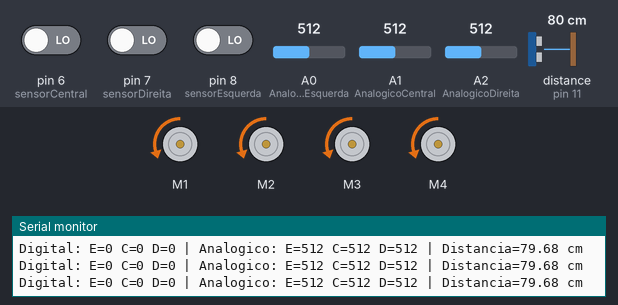
The sketch below on a simulated Arduino Uno, built with avr-gcc and run on an emulated ATmega328P. Shown: 4 × DC motor (green arrow = forward, orange = backward, longer = faster), the last lines printed to the serial monitor. Wiring (inferred from the names in the program): ultrasonic range finder: trigger pin 10; echo pin 11. The inputs (shaded band) are chosen by the test bench; at power-on: pin 7 (sensorDireita) LOW, pin 6 (sensorCentral) LOW, A2 (AnalogicoDireita) = 512, distance to the obstacle (sensor on pin 11) 80 cm, pin 8 (sensorEsquerda) LOW, A0 (AnalogicoEsquerda) = 512, A1 (AnalogicoCentral) = 512. The echo pulse lasts 58.3 µs per cm.

Above: at 2.2 s.
2.3 s: pin 7 (sensorDireita) driven HIGH
At 3.5 s:
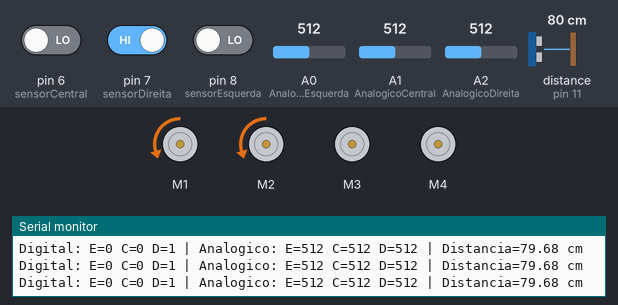
3.8 s: pin 6 (sensorCentral) driven HIGH
At 3.98 s:
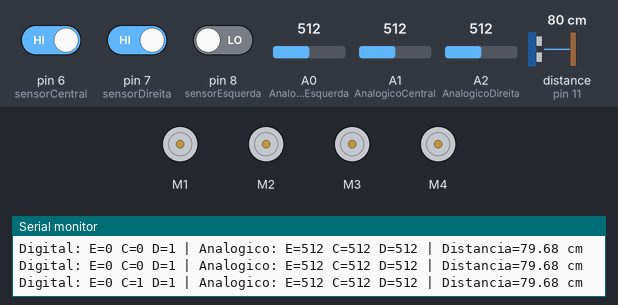
6.8 s: A2 (AnalogicoDireita) set to 344
9.8 s: A2 (AnalogicoDireita) set to 313
12.8 s: distance to the obstacle (sensor on pin 11) set to 2 cm
At 14.5 s:
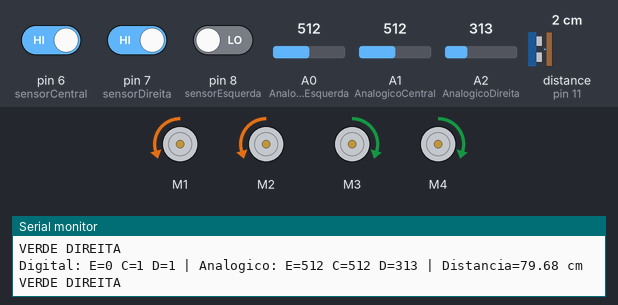
15.8 s: distance to the obstacle (sensor on pin 11) set to 13 cm
18.8 s: distance to the obstacle (sensor on pin 11) set to 17 cm
At 19.5 s:
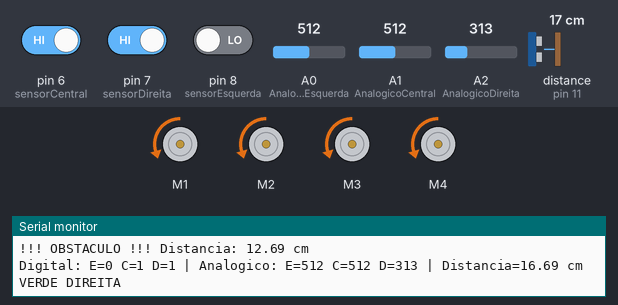
Timing chart, 0 to 22.8 s (numbered marks = the images above; inputs shaded):
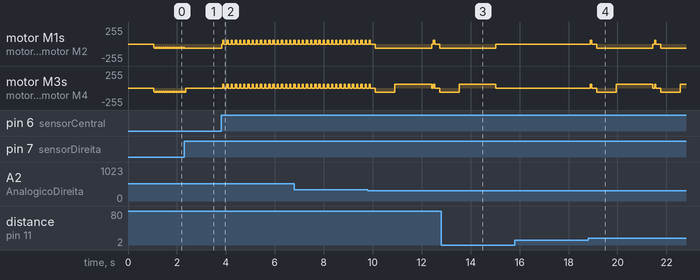

The sketch:

teste.ino
```cpp
#include <Arduino.h>
#include <Wire.h>
#include <Adafruit_MotorShield.h>

// =====================================================
// PINOS DOS SENSORES
// =====================================================

#define sensorEsquerda 8
#define sensorDireita  7
#define sensorCentral  6

#define AnalogicoEsquerda A0
#define AnalogicoCentral  A1
#define AnalogicoDireita  A2

// =====================================================
// SENSOR ULTRASSÔNICO
// =====================================================

#define trigPin 10
#define echoPin 11

// Distância mínima para parar o robô
// em centímetros
const float distanciaObstaculo = 15.0;

// Intervalo entre leituras do ultrassônico
// em milissegundos
const unsigned long intervaloUltrassonico = 50;

unsigned long ultimaLeituraUltrassonico = 0;

// =====================================================
// ESTADOS DOS SENSORES
// =====================================================

// ATENÇÃO:
// Se o teste mostrar que o sensor fornece 0 no PRETO
// e 1 no BRANCO, troque para:
//
// const int BRANCO = 1;
// const int PRETO  = 0;

const int BRANCO = 0;
const int PRETO  = 1;

// =====================================================
// LEITURAS DOS SENSORES
// =====================================================

int valorDigitalEsquerda = 0;
int valorDigitalCentral  = 0;
int valorDigitalDireita  = 0;

int valorAnalogicoEsquerda = 0;
int valorAnalogicoCentral  = 0;
int valorAnalogicoDireita  = 0;

// =====================================================
// ULTRASSÔNICO
// =====================================================

unsigned long duration = 0;
float distance = 999.0;

// Indica se existe obstáculo
bool obstaculoDetectado = false;

// =====================================================
// CONTADORES
// =====================================================

int leituraVerde = 0;
int leituraPreto = 0;
int cont = 0;

// =====================================================
// CALIBRAÇÃO DO VERDE
// =====================================================

// Esses valores são apenas iniciais.
// Devem ser ajustados de acordo com seus sensores.

const int verde_min = 89;
const int verde_max = 325;

// =====================================================
// MOTOR SHIELD
// =====================================================

Adafruit_MotorShield AFMS = Adafruit_MotorShield();

Adafruit_DCMotor *MotorEsquerdaFrente = AFMS.getMotor(1);
Adafruit_DCMotor *MotorEsquerdaTras   = AFMS.getMotor(2);

Adafruit_DCMotor *MotorDireitaFrente  = AFMS.getMotor(3);
Adafruit_DCMotor *MotorDireitaTras    = AFMS.getMotor(4);

// =====================================================
// VELOCIDADE DOS MOTORES
// =====================================================

const int velocidadeNormal = 60;
const int velocidadeLenta  = 45;

// =====================================================
// SETUP
// =====================================================

void setup() {

  Serial.begin(9600);

  // -----------------------------
  // Sensores digitais
  // -----------------------------

  pinMode(sensorEsquerda, INPUT);
  pinMode(sensorCentral, INPUT);
  pinMode(sensorDireita, INPUT);

  // -----------------------------
  // Sensores analógicos
  // -----------------------------

  pinMode(AnalogicoEsquerda, INPUT);
  pinMode(AnalogicoCentral, INPUT);
  pinMode(AnalogicoDireita, INPUT);

  // -----------------------------
  // Ultrassônico
  // -----------------------------

  pinMode(trigPin, OUTPUT);
  pinMode(echoPin, INPUT);

  digitalWrite(trigPin, LOW);

  // -----------------------------
  // Motor Shield
  // -----------------------------

  if (!AFMS.begin()) {

    Serial.println("ERRO: Motor Shield nao encontrado!");

    while (1);
  }

  // -----------------------------
  // Velocidades
  // -----------------------------

  MotorEsquerdaFrente->setSpeed(velocidadeNormal);
  MotorEsquerdaTras->setSpeed(velocidadeNormal);

  MotorDireitaFrente->setSpeed(velocidadeNormal);
  MotorDireitaTras->setSpeed(velocidadeNormal);

  Parar(0);

  Serial.println("==============================");
  Serial.println("ROBO INICIADO");
  Serial.println("ULTRASSONICO ATIVO");
  Serial.println("==============================");

  delay(1000);
}

// =====================================================
// LOOP PRINCIPAL
// =====================================================

void loop() {

  // ===================================================
  // ATUALIZA SENSOR DE LINHA
  // ===================================================

  leituraSensorInfra();

  // ===================================================
  // ATUALIZA ULTRASSÔNICO
  // ===================================================

  atualizarUltrassonico();

  // ===================================================
  // SE HOUVER OBSTÁCULO, PARA
  // ===================================================

  if (obstaculoDetectado) {

    Parar(0);

    return;
  }

  // ===================================================
  // DEBUG DOS SENSORES
  // ===================================================

  Serial.print("Digital: ");

  Serial.print("E=");
  Serial.print(valorDigitalEsquerda);

  Serial.print(" C=");
  Serial.print(valorDigitalCentral);

  Serial.print(" D=");
  Serial.print(valorDigitalDireita);

  Serial.print(" | Analogico: ");

  Serial.print("E=");
  Serial.print(valorAnalogicoEsquerda);

  Serial.print(" C=");
  Serial.print(valorAnalogicoCentral);

  Serial.print(" D=");
  Serial.print(valorAnalogicoDireita);

  Serial.print(" | Distancia=");

  Serial.print(distance);

  Serial.println(" cm");

  // ===================================================
  // E = BRANCO
  // C = PRETO
  // D = BRANCO
  //
  // Linha está no centro
  // ===================================================

  if (
    valorDigitalEsquerda == BRANCO &&
    valorDigitalCentral == PRETO &&
    valorDigitalDireita == BRANCO
  ) {

    frente(30);
  }

  // ===================================================
  // E = BRANCO
  // C = BRANCO
  // D = PRETO
  //
  // Linha está à direita
  // Corrigir para esquerda
  // ===================================================

  else if (
    valorDigitalEsquerda == BRANCO &&
    valorDigitalCentral == BRANCO &&
    valorDigitalDireita == PRETO
  ) {

    correcaoEsquerda();
  }

  // ===================================================
  // E = PRETO
  // C = BRANCO
  // D = BRANCO
  //
  // Linha está à esquerda
  // Corrigir para direita
  // ===================================================

  else if (
    valorDigitalEsquerda == PRETO &&
    valorDigitalCentral == BRANCO &&
    valorDigitalDireita == BRANCO
  ) {

    correcaoDireita();
  }

  // ===================================================
  // E = BRANCO
  // C = BRANCO
  // D = BRANCO
  //
  // Nenhum sensor encontrou a linha
  // ===================================================

  else if (
    valorDigitalEsquerda == BRANCO &&
    valorDigitalCentral == BRANCO &&
    valorDigitalDireita == BRANCO
  ) {

    tresBrancos(20);
  }

  // ===================================================
  // E = PRETO
  // C = PRETO
  // D = BRANCO
  //
  // Possível curva para esquerda / verde
  // ===================================================

  else if (
    valorDigitalEsquerda == PRETO &&
    valorDigitalCentral == PRETO &&
    valorDigitalDireita == BRANCO
  ) {

    Parar(50);

    tras();
    delay(50);

    Parar(50);

    leituraSensorInfra();

    if (detectouVerdeEsquerda()) {

      Serial.println("VERDE ESQUERDA");

      CurvaEsquerda();
    }
  }

  // ===================================================
  // E = BRANCO
  // C = PRETO
  // D = PRETO
  //
  // Possível curva para direita / verde
  // ===================================================

  else if (
    valorDigitalEsquerda == BRANCO &&
    valorDigitalCentral == PRETO &&
    valorDigitalDireita == PRETO
  ) {

    Parar(50);

    tras();
    delay(50);

    Parar(50);

    leituraSensorInfra();

    if (detectouVerdeDireita()) {

      Serial.println("VERDE DIREITA");

      CurvaDireita();
    }
  }

  // ===================================================
  // E = PRETO
  // C = PRETO
  // D = PRETO
  //
  // Cruzamento ou curva de 180°
  // ===================================================

  else if (
    valorDigitalEsquerda == PRETO &&
    valorDigitalCentral == PRETO &&
    valorDigitalDireita == PRETO
  ) {

    verificarCruzamento();
  }

  // ===================================================
  // SEGURANÇA
  // ===================================================

  else {

    leituraSensorInfra();
  }

  delay(5);
}

// =====================================================
// LEITURA DOS SENSORES
// =====================================================

void leituraSensorInfra() {

  // -----------------------------
  // Sensores digitais
  // -----------------------------

  valorDigitalEsquerda = digitalRead(sensorEsquerda);

  valorDigitalCentral = digitalRead(sensorCentral);

  valorDigitalDireita = digitalRead(sensorDireita);

  // -----------------------------
  // Sensores analógicos
  // -----------------------------

  valorAnalogicoEsquerda = analogRead(AnalogicoEsquerda);

  valorAnalogicoCentral = analogRead(AnalogicoCentral);

  valorAnalogicoDireita = analogRead(AnalogicoDireita);
}

// =====================================================
// ULTRASSÔNICO
// =====================================================

void atualizarUltrassonico() {

  // Evita ficar lendo o ultrassônico em todos
  // os ciclos do controle de linha.

  if (
    millis() - ultimaLeituraUltrassonico <
    intervaloUltrassonico
  ) {

    return;
  }

  ultimaLeituraUltrassonico = millis();

  // -----------------------------
  // Dispara o sensor
  // -----------------------------

  digitalWrite(trigPin, LOW);

  delayMicroseconds(2);

  digitalWrite(trigPin, HIGH);

  delayMicroseconds(10);

  digitalWrite(trigPin, LOW);

  // -----------------------------
  // Mede o eco
  // -----------------------------
  //
  // Timeout de 10 ms.
  // Aproximadamente até 1,7 m.
  //

  duration = pulseIn(
    echoPin,
    HIGH,
    10000
  );

  // -----------------------------
  // Se não recebeu eco
  // -----------------------------

  if (duration == 0) {

    distance = 999.0;

    obstaculoDetectado = false;

    return;
  }

  // -----------------------------
  // Calcula distância
  // -----------------------------

  distance = (duration * 0.0343) / 2.0;

  // -----------------------------
  // Verifica obstáculo
  // -----------------------------

  if (distance <= distanciaObstaculo) {

    obstaculoDetectado = true;

    Serial.print("!!! OBSTACULO !!! Distancia: ");
    Serial.print(distance);
    Serial.println(" cm");
  }

  else {

    obstaculoDetectado = false;
  }
}

// =====================================================
// VERIFICA VERDE NA ESQUERDA
// =====================================================

bool detectouVerdeEsquerda() {

  return (
    valorAnalogicoEsquerda >= verde_min &&
    valorAnalogicoEsquerda <= verde_max
  );
}

// =====================================================
// VERIFICA VERDE NA DIREITA
// =====================================================

bool detectouVerdeDireita() {

  return (
    valorAnalogicoDireita >= verde_min &&
    valorAnalogicoDireita <= verde_max
  );
}

// =====================================================
// VERIFICA CRUZAMENTO
// =====================================================

void verificarCruzamento() {

  Serial.println("TODOS OS SENSORES PRETOS");

  Parar(100);

  leituraPreto = 0;
  leituraVerde = 0;
  cont = 0;

  // Faz 10 leituras para confirmar

  while (cont < 10) {

    leituraSensorInfra();

    // -----------------------------------------
    // Conta leituras totalmente pretas
    // -----------------------------------------

    if (
      valorDigitalEsquerda == PRETO &&
      valorDigitalCentral == PRETO &&
      valorDigitalDireita == PRETO
    ) {

      leituraPreto++;
    }

    // -----------------------------------------
    // Verifica verde
    // -----------------------------------------

    if (
      detectouVerdeEsquerda() ||
      detectouVerdeDireita()
    ) {

      leituraVerde++;
    }

    cont++;

    delay(10);
  }

  Serial.print("Leituras pretas: ");
  Serial.println(leituraPreto);

  Serial.print("Leituras verdes: ");
  Serial.println(leituraVerde);

  // =================================================
  // DECISÃO
  // =================================================

  if (leituraPreto > leituraVerde) {

    Serial.println("CRUZAMENTO DETECTADO");

    Cruzamento();
  }

  else {

    Serial.println("CURVA 180");

    curva180();
  }
}

// =====================================================
// FRENTE
// =====================================================

void frente(int tempo) {

  MotorEsquerdaFrente->run(BACKWARD);
  MotorEsquerdaTras->run(BACKWARD);

  MotorDireitaFrente->run(BACKWARD);
  MotorDireitaTras->run(BACKWARD);

  delay(tempo);
}

// =====================================================
// PARAR
// =====================================================

void Parar(int tempo) {

  MotorEsquerdaFrente->run(RELEASE);
  MotorEsquerdaTras->run(RELEASE);

  MotorDireitaFrente->run(RELEASE);
  MotorDireitaTras->run(RELEASE);

  delay(tempo);
}

// =====================================================
// RÉ
// =====================================================

void tras() {

  MotorEsquerdaFrente->run(FORWARD);
  MotorEsquerdaTras->run(FORWARD);

  MotorDireitaFrente->run(FORWARD);
  MotorDireitaTras->run(FORWARD);
}

// =====================================================
// CORREÇÃO PARA ESQUERDA
// =====================================================

void correcaoEsquerda() {

  MotorEsquerdaFrente->run(BACKWARD);
  MotorEsquerdaTras->run(BACKWARD);

  MotorDireitaFrente->run(RELEASE);
  MotorDireitaTras->run(RELEASE);

  delay(50);

  leituraSensorInfra();
}

// =====================================================
// CORREÇÃO PARA DIREITA
// =====================================================

void correcaoDireita() {

  MotorDireitaFrente->run(BACKWARD);
  MotorDireitaTras->run(BACKWARD);

  MotorEsquerdaFrente->run(RELEASE);
  MotorEsquerdaTras->run(RELEASE);

  delay(50);

  leituraSensorInfra();
}

// =====================================================
// TODOS BRANCOS
// =====================================================

void tresBrancos(int tempo) {

  // Reduz velocidade

  MotorEsquerdaFrente->setSpeed(velocidadeLenta);
  MotorEsquerdaTras->setSpeed(velocidadeLenta);

  MotorDireitaFrente->setSpeed(velocidadeLenta);
  MotorDireitaTras->setSpeed(velocidadeLenta);

  MotorEsquerdaFrente->run(BACKWARD);
  MotorEsquerdaTras->run(BACKWARD);

  MotorDireitaFrente->run(BACKWARD);
  MotorDireitaTras->run(BACKWARD);

  delay(tempo);

  // Restaura velocidade

  MotorEsquerdaFrente->setSpeed(velocidadeNormal);
  MotorEsquerdaTras->setSpeed(velocidadeNormal);

  MotorDireitaFrente->setSpeed(velocidadeNormal);
  MotorDireitaTras->setSpeed(velocidadeNormal);
}

// =====================================================
// CURVA PARA ESQUERDA
// =====================================================

void CurvaEsquerda() {

  Parar(150);

  // Avança até entrar na curva

  frente(800);

  // Gira para esquerda

  MotorDireitaFrente->run(BACKWARD);
  MotorDireitaTras->run(BACKWARD);

  MotorEsquerdaFrente->run(FORWARD);
  MotorEsquerdaTras->run(FORWARD);

  delay(1500);

  Parar(0);
}

// =====================================================
// CURVA PARA DIREITA
// =====================================================

void CurvaDireita() {

  Parar(150);

  // Avança até entrar na curva

  frente(800);

  // Gira para direita

  MotorDireitaFrente->run(FORWARD);
  MotorDireitaTras->run(FORWARD);

  MotorEsquerdaFrente->run(BACKWARD);
  MotorEsquerdaTras->run(BACKWARD);

  delay(1500);

  Parar(0);
}

// =====================================================
// CRUZAMENTO
// =====================================================

void Cruzamento() {

  Parar(150);

  Serial.println("ATRAVESSANDO CRUZAMENTO");

  frente(1500);

  Parar(0);
}

// =====================================================
// CURVA 180°
// =====================================================

void curva180() {

  Parar(150);

  // Avança um pouco

  frente(800);

  // Giro de 180°

  MotorDireitaFrente->run(FORWARD);
  MotorDireitaTras->run(FORWARD);

  MotorEsquerdaFrente->run(BACKWARD);
  MotorEsquerdaTras->run(BACKWARD);

  delay(2500);

  Parar(0);
}

// =====================================================
// TESTE DE GIRO
// =====================================================

void Teste() {

  MotorDireitaFrente->run(FORWARD);
  MotorDireitaTras->run(FORWARD);

  MotorEsquerdaFrente->run(BACKWARD);
  MotorEsquerdaTras->run(BACKWARD);
}
```

Measured:
- the behaviour switches between 15 and 16 cm on distance to the obstacle (sensor on pin 11) (found by bisection; images 3 and 4)
- after the input at 2.3 s, motor M1, motor M2: goes on until 2.3 s, then stays backward 60/255
- after the input at 3.8 s, motor M1, motor M2: backward 60/255 → stopped at once, then repeats every 0.17 s: forward 60/255 0.05 s, stopped 0.12 s; motor M3, motor M4: alternates forward 60/255 for 0.05 s and stopped for 0.12 s, starting after 0.07 s
- after the input at 12.8 s, motor M1–4: goes on until 15.0 s, then stays stopped
- after the input at 18.8 s, motor M1, motor M2: stopped → backward 60/255 after 0.35 s, → stopped 2.3 s later, → backward 60/255 0.32 s later
- by itself, motor M1, motor M2: alternates backward 60/255 for 0.06 s and backward 45/255 for 0.02 s
